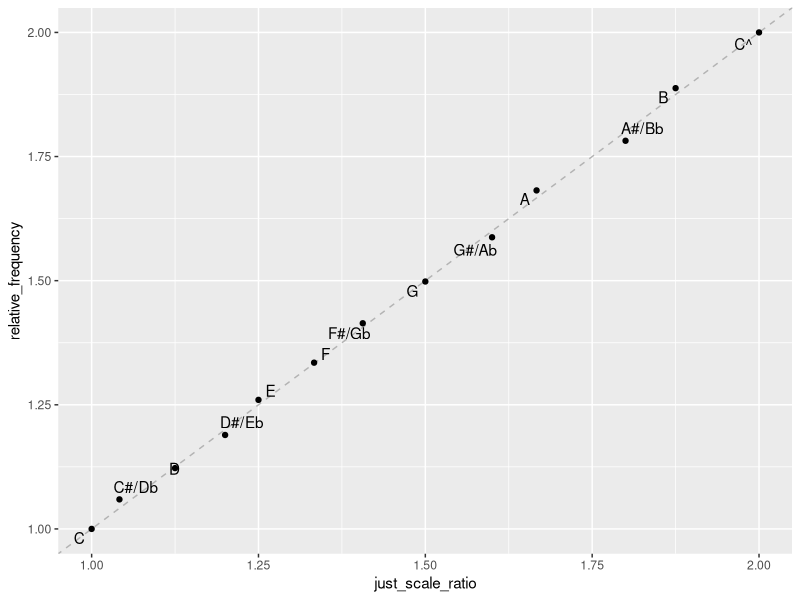
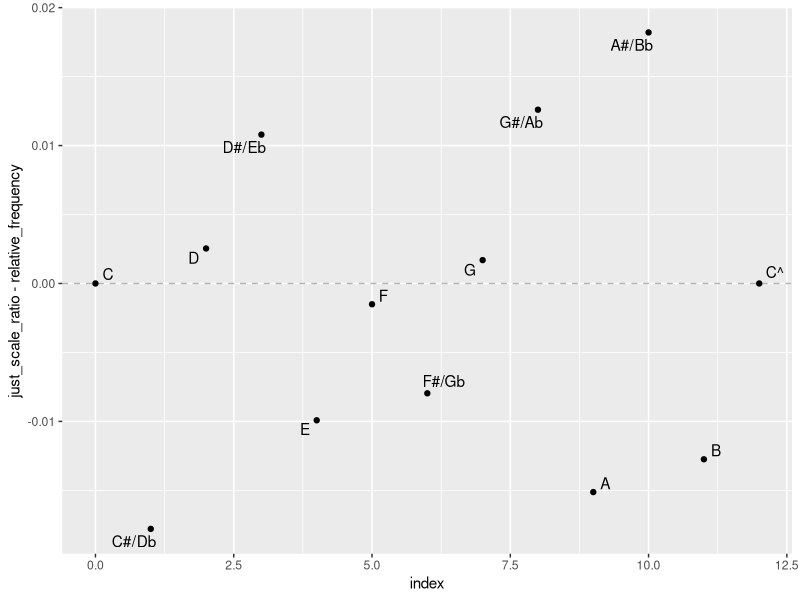
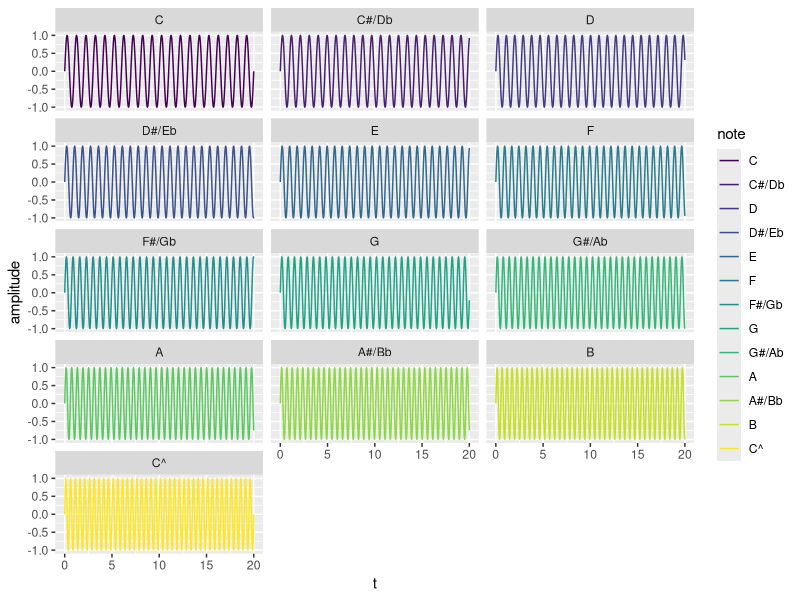
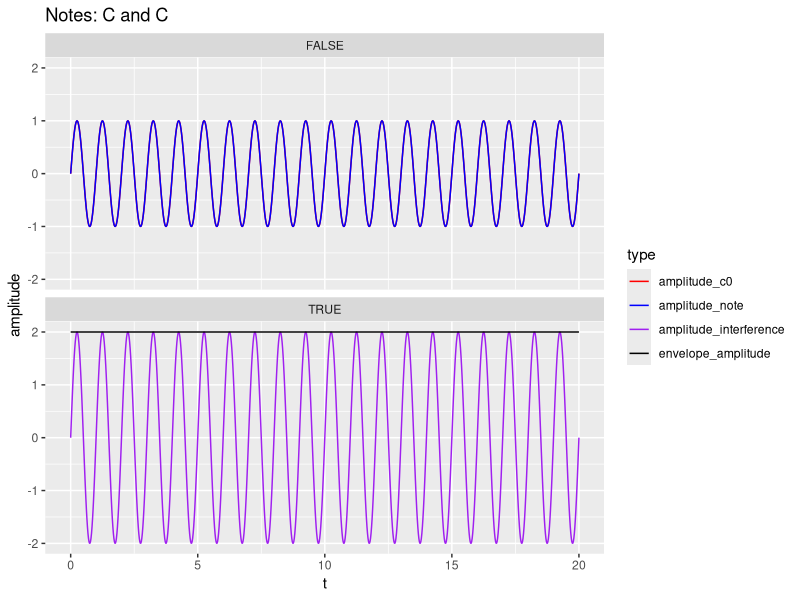
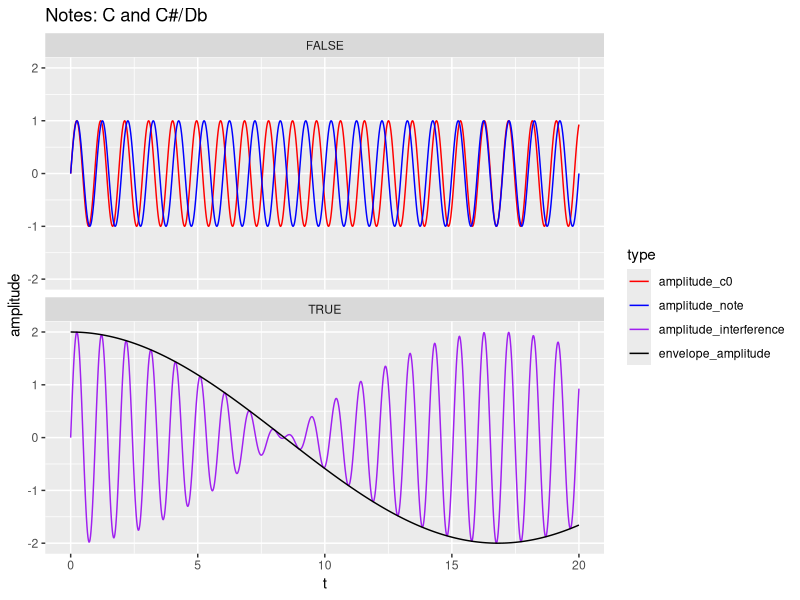
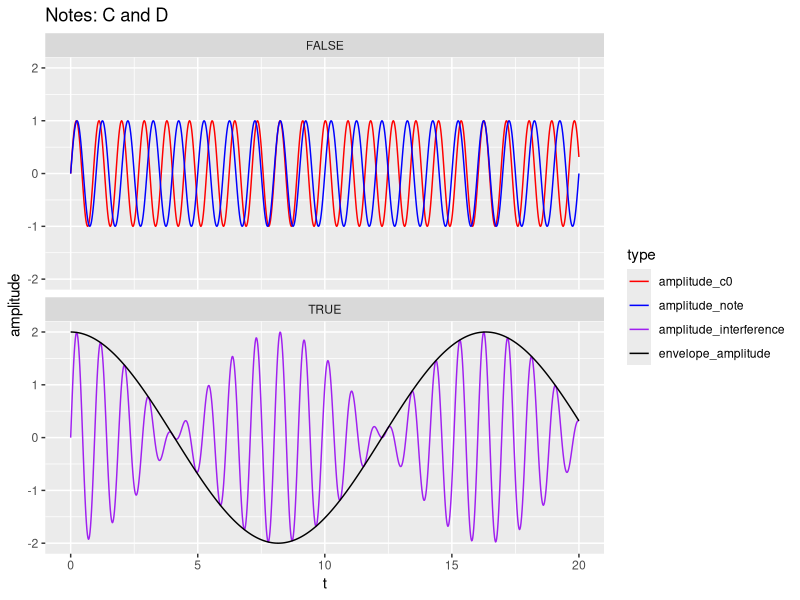
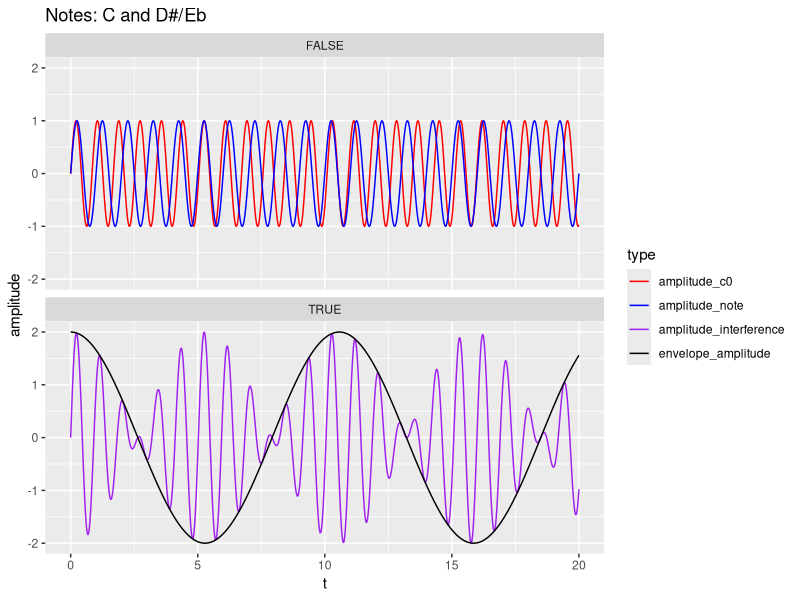
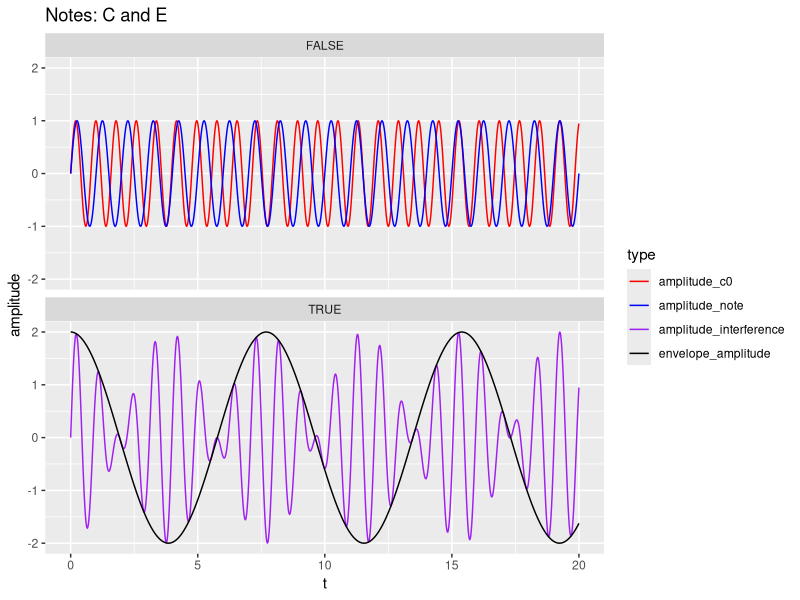

Generate these figures, in order, with R:
## ---- chunk 1
library(tidyverse)
library(ggplot2)
library(ggrepel)
# https://mikldk.github.io/pichor/
# https://github.com/mikldk/pichor
# library(pichor) # devtools::install_github('mikldk/pichor')
## ---- chunk 2
cmaj_notes = c("C", "C#/Db", "D", "D#/Eb", "E", "F", "F#/Gb", "G", "G#/Ab", "A", "A#/Bb", "B", "C^")
cmaj_scale = ordered(cmaj_notes, levels=cmaj_notes)
# Notes in a 12-step chromatic scale.
notes = tibble(
    index = 0:12,
    note = cmaj_scale,
    relative_frequency = 2^(index/12),
    # See https://pages.mtu.edu/~suits/RationalApprox.html
    just_scale_ratio = c(1, 25/24, 9/8, 6/5, 5/4, 4/3, 45/32, 3/2, 8/5, 5/3, 9/5, 15/8, 2/1)
)
print(notes)
## ---- chunk 3
ggplot(notes, aes(x=just_scale_ratio, y = relative_frequency, label=note)) +
    geom_abline(color="grey70", linetype="dashed") +
    geom_point() +
    geom_text_repel()

ggplot(notes, aes(x=index, y = just_scale_ratio - relative_frequency, label=note)) +
    geom_hline(yintercept=0, color="grey70", linetype="dashed") +
    geom_point() +
    geom_text_repel()
## ---- chunk 4
tmp = tibble(
    time_index = 0:1000,
    t = time_index/50,
)
frequencies = notes %>%
    cross_join(tmp) %>%
    mutate(amplitude = sin(2 * pi * t * relative_frequency))
## ---- chunk 5
ggplot(frequencies, aes(x=t, y=amplitude, color=note)) +
    geom_line() +
    facet_wrap(~note, ncol=3)
## ---- chunk 6
c0_frequency = frequencies %>% filter(note == "C") %>% select(time_index, amplitude)
for (note in notes$note) {
# for (note in c("D", "E")) {
    # Create a data frame where we can calculate interference.
    dat = frequencies %>%
        filter(note == !!note) %>%
        left_join(c0_frequency, by="time_index", suffix=c("_c0", "_note")) %>%
        mutate(
            amplitude_interference = (amplitude_c0 + amplitude_note),
            f_beat = abs(relative_frequency - 1),
            envelope_amplitude = 2 * cos(2 * pi  * (t) * (relative_frequency - 1) / 2)
        ) %>%
        pivot_longer(
            all_of(c("amplitude_c0", "amplitude_note", "amplitude_interference", "envelope_amplitude")),
            names_to="type",
            values_to="amplitude"
        ) %>%
        mutate(type = ordered(type, levels=c("amplitude_c0", "amplitude_note", "amplitude_interference", "envelope_amplitude"))) %>%
        mutate(top_panel = type %in% c("amplitude_interference", "envelope_amplitude"))
    cmap = c(
        "amplitude_c0"="red",
        "amplitude_note"="blue",
        "amplitude_interference"="purple",
        "envelope_amplitude"="black"
    )
    p <- ggplot(dat, aes(x = t, y = amplitude, color=type)) +
        geom_line() +
        facet_wrap(~top_panel, ncol=1) +
        ggtitle(glue::glue("Notes: C and {note}")) +
        # scale_color_brewer(palette="Dark2")
        scale_color_manual(values=cmap, breaks=names(cmap))
    print(p)
}
